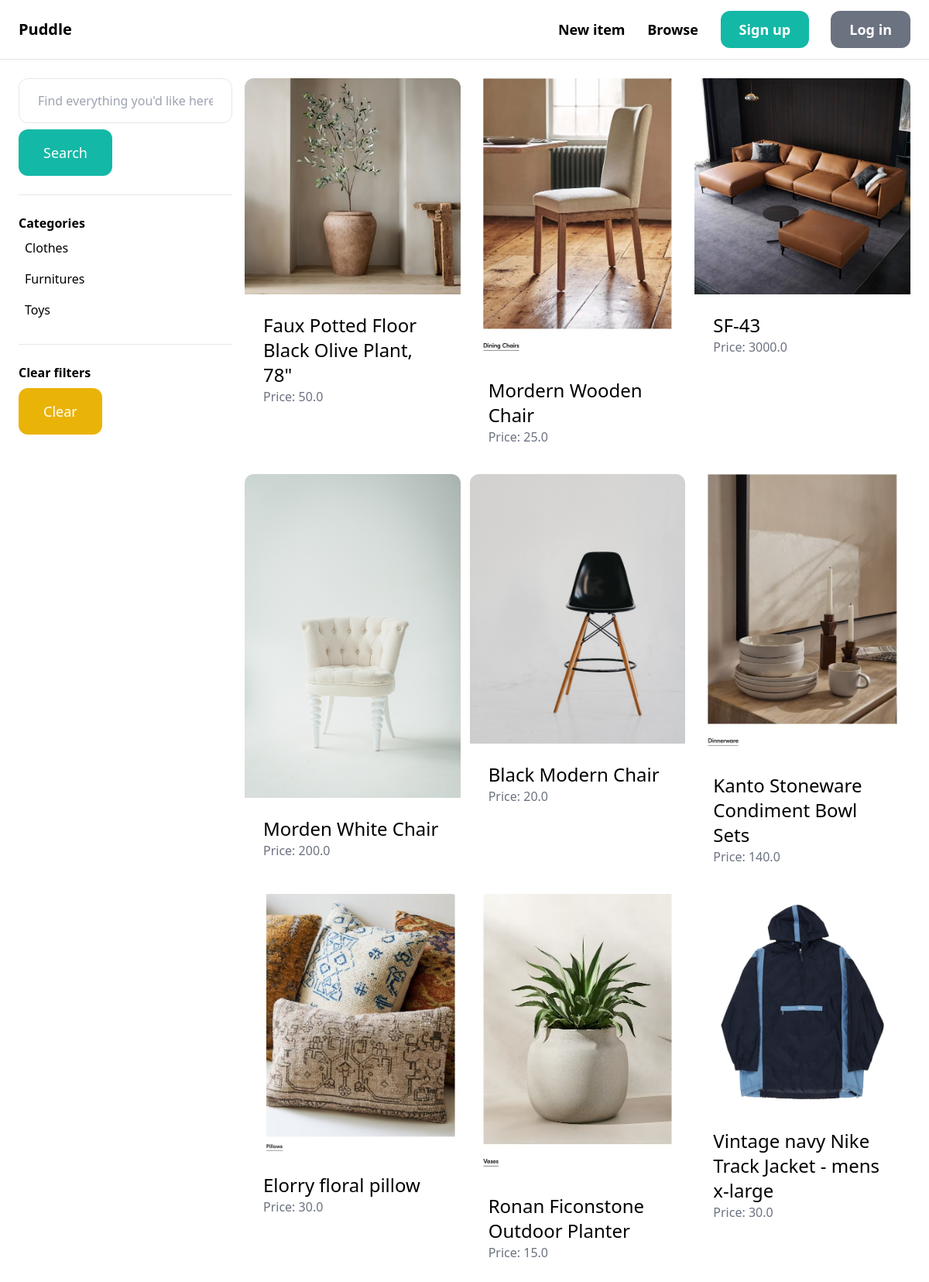
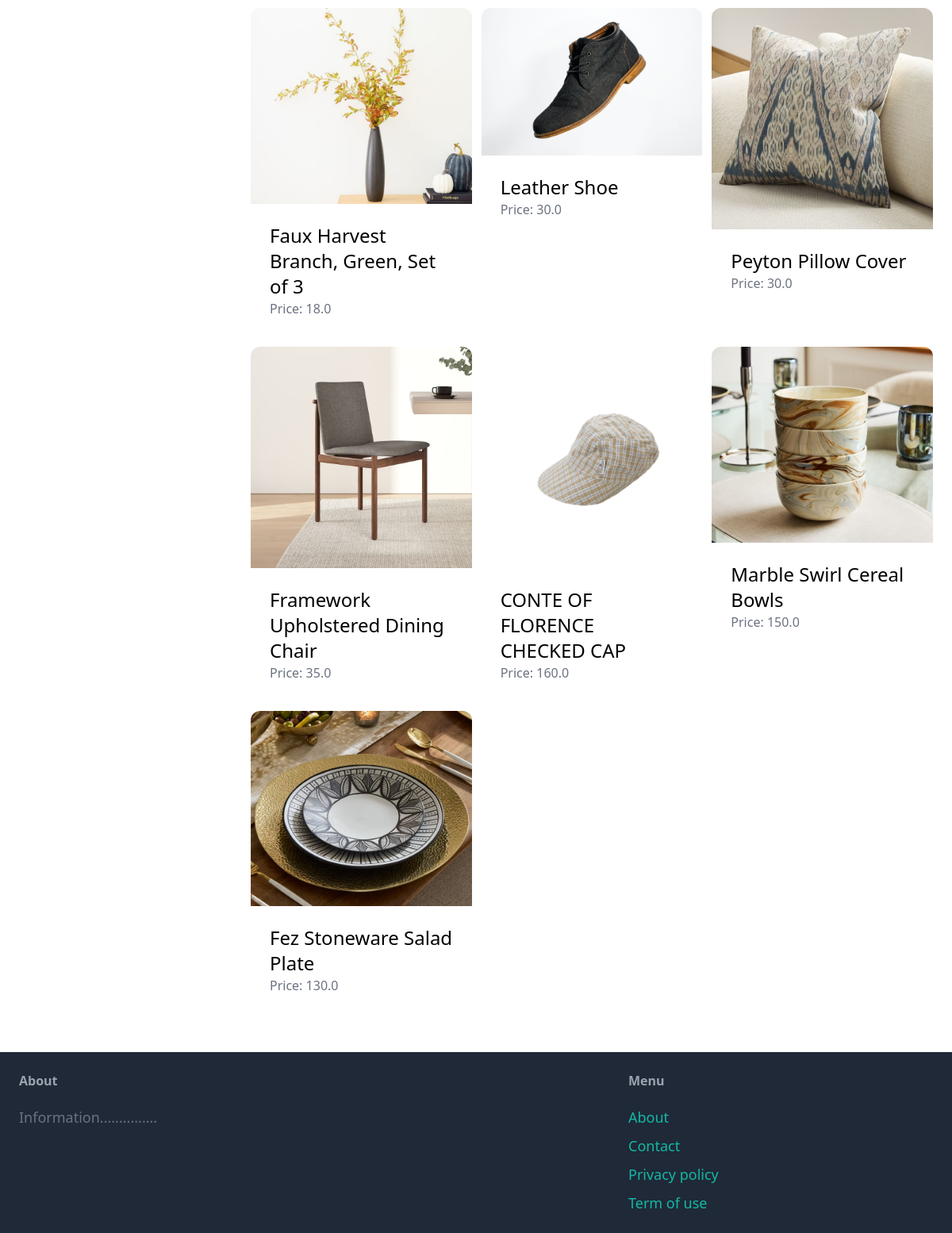
The app's page /items/ with its own data (2 pictures, top to bottom).
### item/models.py (models this page shows, shortened)
class Category(models.Model):
    name= models.CharField(max_length=225)
    class Meta:
        ordering=('name',)
        verbose_name_plural= 'Categories'

class Item(models.Model):
    category = models.ForeignKey(Category, related_name = 'items', on_delete=models.CASCADE)
    name= models.CharField(max_length=255)
    description = models.TextField(blank=True, null=True)
    price = models.FloatField()
    image = models.ImageField(upload_to='items_images', blank= True, null= True)
    is_sold = models.BooleanField(default= False)
    created_by = models.ForeignKey(User, related_name='items', on_delete=models.CASCADE)
    created_at = models.DateTimeField(auto_now_add=True)

### item/views.py (the view)
# urls.py: path('', views.items, name='items'),
def items(request):
    query = request.GET.get('query', '')
    category_id = request.GET.get('category', 0)
    categories  = Category.objects.all()
    items = Item.objects.filter(is_sold=False)
    if category_id:
        items = items.filter(category_id=category_id)
    if query:
        items = items.filter(Q(name__icontains=query) | Q(description__icontains=query))
    return render(request, 'item/items.html', {
        'items': items,
        'query': query,
        'categories': categories,
        'category_id':int(category_id),
    })

### item/templates/item/items.html (shortened to what this page needs)
{% extends 'core/base.html' %}
{% block content %}
    <div class="pb-6 grid grid-cols-4 gap-4 ">
        <div class="col-span-1">
            <form method="get" action="{% url 'item:items' %}">
                <input name="query" class="w-full py-4 px-6 border rounded-xl" type="text" value="{{ query }}" placeholder="Find everything you'd like here...">
                <button class="mt-2 py-4 px-8 text-lg bg-teal-500 text-white rounded-xl" >Search</button>
            </form>
            <hr class="my-6">
            <p class="font-semibold">Categories</p>
            <ul>
                {%for category in categories%}
                    <li class="py-2 px-2 rounded-xl {% if category.id == category_id %} bg-gray-200{% endif %}">
                        <a href="{% url 'item:items'%}?query={{ query }}&category={{ category.id }}">{{category.name}}</a>
                    </li>
                {% endfor %}
            </ul>
            <hr class="my-6">
            <p class="font-semibold">Clear filters</p>
            <ul>
                <li><a href="{% url 'item:items' %}" class="mt-2 py-4 px-8 inline-block bg-yellow-500 text-lg rounded-xl text-white">Clear</a>
        </div>
        <div class="col-span-3">
            <div class="grid grid-cols-3 gap-3">
                {% for item in items %}
                    <div>
                        <a href="{% url 'item:detail' item.id %}">
                            <div>
                                <img src="{{ item.image.url }}" class="rounded-t-xl">
                            </div>
                            <div class="p-6 bg-white rounded-b-xl">
                                <h2 class="text-2xl">{{ item.name }}</h2>
                                <p class="text-gray-500">Price: {{ item.price }}</p>
                            </div>
                        </a>
                    </div>
                {% endfor %}
            </div>
        </div>
    </div>
{% endblock %}

### records on screen
Category: name "Clothes"
Category: name "Furnitures"
Category: name "Toys"
Item: image (picture), name "Faux Potted Floor Black Olive Plant, 78\"", price "50.0"
Item: image (picture), name "Mordern Wooden Chair", price "25.0"
Item: image (picture), name "SF-43", price "3000.0"
Item: image (picture), name "Morden White Chair", price "200.0"
Item: image (picture), name "Black Modern Chair", price "20.0"
Item: image (picture), name "Kanto Stoneware Condiment Bowl Sets", price "140.0"
Item: image (picture), name "Elorry floral pillow", price "30.0"
Item: image (picture), name "Ronan Ficonstone Outdoor Planter", price "15.0"
Item: image (picture), name "Vintage navy Nike Track Jacket - mens x-large", price "30.0"
Item: image (picture), name "Faux Harvest Branch, Green, Set of 3", price "18.0"
Item: image (picture), name "Leather Shoe", price "30.0"
Item: image (picture), name "Peyton Pillow Cover", price "30.0"
Item: image (picture), name "Framework Upholstered Dining Chair", price "35.0"
Item: image (picture), name "CONTE OF FLORENCE CHECKED CAP", price "160.0"
Item: image (picture), name "Marble Swirl Cereal Bowls", price "150.0"
Item: image (picture), name "Fez Stoneware Salad Plate", price "130.0"
